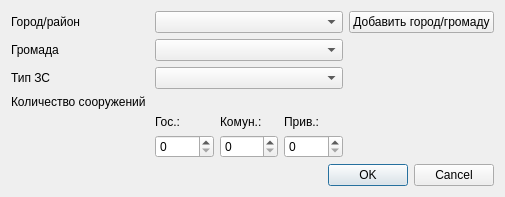
<?xml version="1.0" encoding="UTF-8"?>
<ui version="4.0">
 <class>AddNewBuildDialog</class>
 <widget class="QDialog" name="AddNewBuildDialog">
  <property name="geometry">
   <rect>
    <x>0</x>
    <y>0</y>
    <width>505</width>
    <height>174</height>
   </rect>
  </property>
  <property name="sizePolicy">
   <sizepolicy hsizetype="Fixed" vsizetype="Fixed">
    <horstretch>0</horstretch>
    <verstretch>0</verstretch>
   </sizepolicy>
  </property>
  <property name="minimumSize">
   <size>
    <width>505</width>
    <height>0</height>
   </size>
  </property>
  <property name="maximumSize">
   <size>
    <width>505</width>
    <height>174</height>
   </size>
  </property>
  <property name="windowTitle">
   <string>Добавить поле</string>
  </property>
  <layout class="QGridLayout" name="gridLayout_2">
   <item row="0" column="0">
    <layout class="QHBoxLayout" name="horizontalLayout">
     <item>
      <layout class="QFormLayout" name="formLayout">
       <item row="0" column="0">
        <widget class="QLabel" name="label">
         <property name="text">
          <string>Город/район</string>
         </property>
        </widget>
       </item>
       <item row="0" column="1">
        <widget class="QComboBox" name="cbCities"/>
       </item>
       <item row="1" column="0">
        <widget class="QLabel" name="label_2">
         <property name="text">
          <string>Громада</string>
         </property>
        </widget>
       </item>
       <item row="1" column="1">
        <widget class="QComboBox" name="cbGrom"/>
       </item>
       <item row="3" column="0">
        <widget class="QLabel" name="label_6">
         <property name="text">
          <string>Количество сооружений</string>
         </property>
        </widget>
       </item>
       <item row="4" column="0">
        <spacer name="horizontalSpacer">
         <property name="orientation">
          <enum>Qt::Horizontal</enum>
         </property>
         <property name="sizeHint" stdset="0">
          <size>
           <width>138</width>
           <height>20</height>
          </size>
         </property>
        </spacer>
       </item>
       <item row="4" column="1">
        <layout class="QGridLayout" name="gridLayout">
         <item row="0" column="2">
          <widget class="QLabel" name="label_5">
           <property name="text">
            <string>Прив.:</string>
           </property>
          </widget>
         </item>
         <item row="1" column="2">
          <widget class="QSpinBox" name="sbPriv"/>
         </item>
         <item row="1" column="1">
          <widget class="QSpinBox" name="sbComm"/>
         </item>
         <item row="0" column="0">
          <widget class="QLabel" name="label_3">
           <property name="text">
            <string>Гос.:</string>
           </property>
          </widget>
         </item>
         <item row="0" column="1">
          <widget class="QLabel" name="label_4">
           <property name="text">
            <string>Комун.:</string>
           </property>
          </widget>
         </item>
         <item row="1" column="0">
          <widget class="QSpinBox" name="sbGov"/>
         </item>
        </layout>
       </item>
       <item row="2" column="0">
        <widget class="QLabel" name="label_7">
         <property name="text">
          <string>Тип ЗС</string>
         </property>
        </widget>
       </item>
       <item row="2" column="1">
        <widget class="QComboBox" name="cbTypes"/>
       </item>
      </layout>
     </item>
     <item>
      <layout class="QVBoxLayout" name="verticalLayout">
       <item>
        <widget class="QPushButton" name="puspAddCity">
         <property name="text">
          <string>Добавить город/громаду</string>
         </property>
        </widget>
       </item>
       <item>
        <spacer name="verticalSpacer">
         <property name="orientation">
          <enum>Qt::Vertical</enum>
         </property>
         <property name="sizeHint" stdset="0">
          <size>
           <width>20</width>
           <height>40</height>
          </size>
         </property>
        </spacer>
       </item>
      </layout>
     </item>
    </layout>
   </item>
   <item row="1" column="0">
    <widget class="QDialogButtonBox" name="buttonBox">
     <property name="orientation">
      <enum>Qt::Horizontal</enum>
     </property>
     <property name="standardButtons">
      <set>QDialogButtonBox::Cancel|QDialogButtonBox::Ok</set>
     </property>
    </widget>
   </item>
  </layout>
 </widget>
 <tabstops>
  <tabstop>cbCities</tabstop>
  <tabstop>cbGrom</tabstop>
  <tabstop>sbGov</tabstop>
  <tabstop>sbComm</tabstop>
  <tabstop>sbPriv</tabstop>
  <tabstop>puspAddCity</tabstop>
 </tabstops>
 <resources/>
 <connections>
  <connection>
   <sender>buttonBox</sender>
   <signal>accepted()</signal>
   <receiver>AddNewBuildDialog</receiver>
   <slot>accept()</slot>
   <hints>
    <hint type="sourcelabel">
     <x>248</x>
     <y>254</y>
    </hint>
    <hint type="destinationlabel">
     <x>157</x>
     <y>274</y>
    </hint>
   </hints>
  </connection>
  <connection>
   <sender>buttonBox</sender>
   <signal>rejected()</signal>
   <receiver>AddNewBuildDialog</receiver>
   <slot>reject()</slot>
   <hints>
    <hint type="sourcelabel">
     <x>316</x>
     <y>260</y>
    </hint>
    <hint type="destinationlabel">
     <x>286</x>
     <y>274</y>
    </hint>
   </hints>
  </connection>
 </connections>
</ui>
